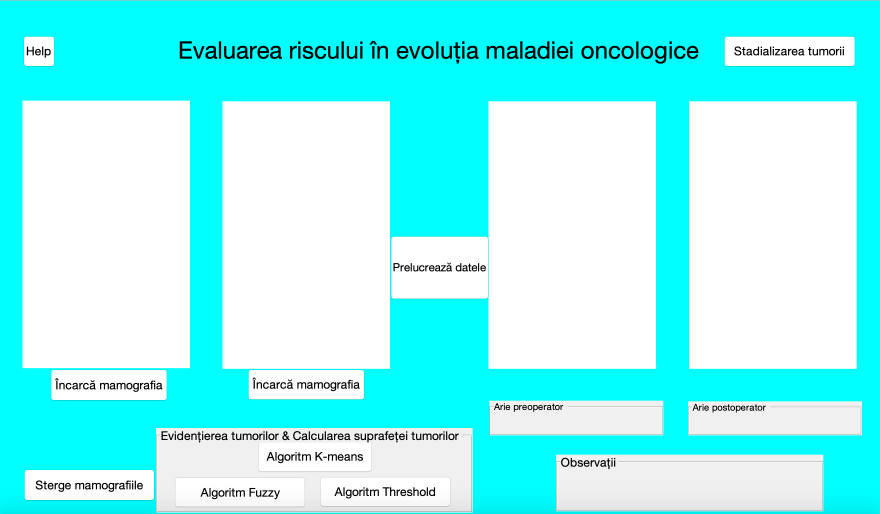
%> input picture 1deschidere.png, 2640 x 1540 px (shown at 1/3 size)
$ octave --eval "result = ariekmeans(imread('../1deschidere.png'));"   (GNU Octave 9; MATLAB toolbox functions it lacks are replaced by stand-ins)
%> lines starting %> are read from the running program, lines starting %| are printed output that depends on the picture; in (x1, y1, x2, y2) boxes, pixels count from 0 and x2, y2 are one past the last pixel; in counts of white or black regions, pixels touching at a corner belong together; the program's own positions count from 1
### Breast Tumor Segmentation/convertBinImage2RGB.m
function [RGB_Image] = convertBinImage2RGB(BinImage)
[fil, col] = size(BinImage);
RGB_Image = zeros(fil,col, 3);
[posX , posY] = find(BinImage==1);
numIter = size(posX,1)*size(posX,2);
for ii = 1 : numIter
      RGB_Image(posX(ii),posY(ii), 1:3) = 255;
end % for
end % function

### Breast Tumor Segmentation/ariekmeans.m
function [var2,tumour_area] = ariekmeans(im)
I=im;
%> I is the input picture: size 1540x2640x3 uint8; mean R, G, B 140, 249.1, 249.1
im=rgb2gray(im);
im=imresize(im,[1080 720]);
%> im: size 1080x720 uint8


inpput_image=im;
org_img=im;

I1=im;
im=im2double(im);
%> im: size 1080x720 double
j=im;
%%
%mask size 5 x 5
N = 5;
%to retain original size of image even after filtering
im_pad = padarray(j,[floor(N/2) floor(N/2)]);
%sort elements in ascending or descending order to get median
%convert each sliding NxN block of A into a column of B, with no zero padding
%NOTE im_col is not a column matrix it is a rearranged matrix with 2D as in im_pad
im_col = im2col(im_pad,[N N],'sliding');
%sorts each column of im_pad in ascending order still retains 2D
sorted_cols = sort(im_col,1);
%finds median and returns a row martix containing medians for all columns of the input
%B(x,y) returns the element in B at location (x,y); if y is not specified
%it returns the element at position x in column 1; : implies all columns
med_vector = sorted_cols(floor(N*N/2)+1,:);
%convert result to matrix form to get the MEDIAN FILTERED image
out1 = col2im(med_vector,[N N],size(im_pad),'sliding');
%%
% Generate Gaussian mask/kernel
sigma = 2; % Define sigma here; small detects fine features
% one method to create a matrix; ind is a row matrix [-2 -1 0 1 2]
ind = -floor(N/2) : floor(N/2);
% ind=exp(ind);
% create X by repeating ind rowwise and Y by repeating ind columnwise
[X Y] = meshgrid(ind, ind);
% implement Gaussian HP filter formula; h is 5x5
h = exp(-(X.^2 + Y.^2) / (2*sigma*sigma));
% GHPF=1-GLPF
h=1-h;

% Convert filter into a column vector
h = h(:);

% Filter our image
I=out1;
% this conversion is needed because inbuilt command requires compatibility with its arguement;
% bsxfun requires both C and h to be of the same datatype double
% (convert to higher datatype to prevent data loss)
I = im2double(I);
I_pad = padarray(I, [floor(N/2) floor(N/2)]);
C = im2col(I_pad, [N N], 'sliding');
% Binary Singleton Expansion Function C = bsxfun(FUNC,A,B) applies the
% element-by-element binary operation specified by the function to A and B
C_filter = sum(bsxfun(@times, C, h), 1);
% rearranges the row vector B into a matrix of size (MM-M+1)-by-(NN-N+1).
% B must be a vector of size 1-by-(MM-M+1)*(NN-N+1).
out2 = col2im(C_filter, [N N], size(I_pad), 'sliding');
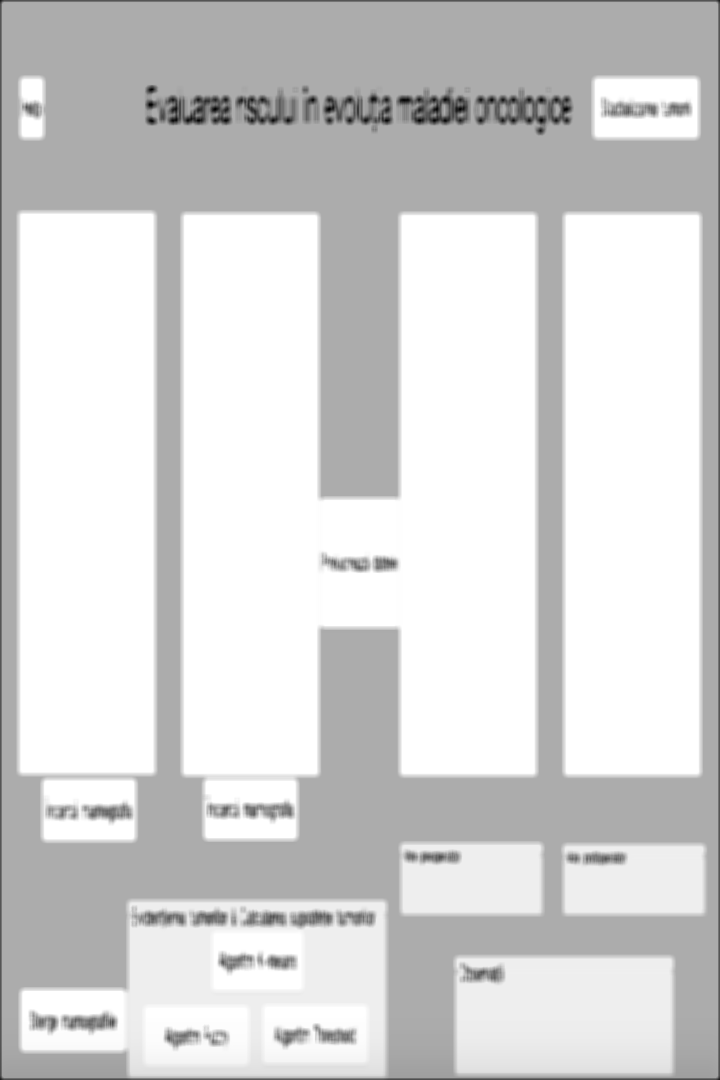
%> out2: size 1080x720 double; min 0.759, max 9.18, mean 7.8; drawn with min black and max white
%%
format long g;
format compact;
fontSize = 24;

%im = dicomread('i9.dcm');
% normalize the dicom image to 0-255 range for fast processing
max_val = max(max(im));
%> max_val = 1
z = max_val/255;
%> z = 0.00392
im = im./z;
% Get the dimensions of the image.
% numberOfColorBands should be = 1.
[rows, columns, numberOfColorBands] = size(im);
%> rows = 1080; columns = 720; numberOfColorBands = 1

% Display the original gray scale image.
% Crop image to get rid of light box surrounding the image
im = im(3:end-3, 4:end-4);
%> im: size 1075x713 double
% Threshold to create a binary image
binaryImage = im > 20;
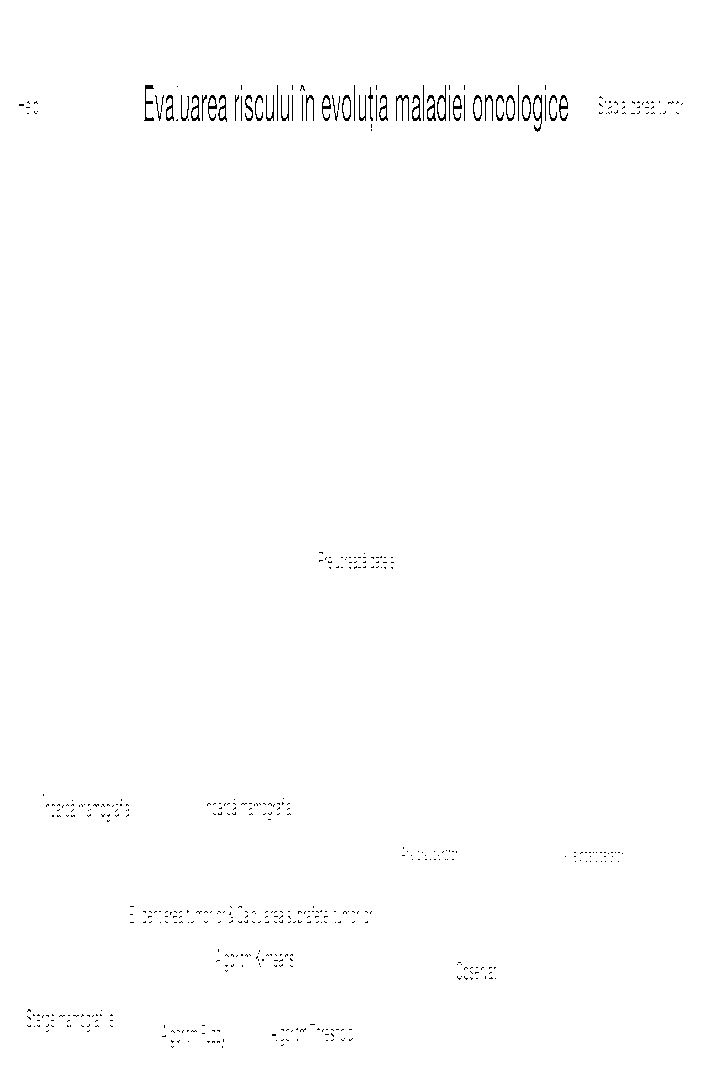
%> binaryImage: size 1075x713 logical; 99.4% white; black in thin lines or dots, all inside (x1, y1, x2, y2) = (19, 85, 683, 1048)
% Get rid of small specks of noise
binaryImage = bwareaopen(binaryImage, 10);
% Display the original gray scale image.
% Seal off the bottom of the head - make the last row white.
binaryImage(end,:) = true;
% Fill the image
binaryImage = imfill(binaryImage, 'holes');
%> binaryImage: size 1075x713 logical; every value is 1
% Erode away 15 layers of pixels.
se = strel('disk', 15, 0);
binaryImage = imerode(binaryImage, se);
% Mask the gray image
finalImage = im; % Initialize.
finalImage(~binaryImage) = 0;
%%
%//K MEANS ALGORITHM
%out2 is double with max value 0.03... out3 is double with max value 255
%so to calculate histogram more accurately in a time efficient manner we
%convert to uint8 with gray level range 0-255
out2=finalImage;

max_val=max(max(out2));
%> max_val = 255
out3=out2.*(255/max_val);
im1=uint8(out3);

%choose k according to the number of clusters desired in the output image
k=4;

%histogram calculation
%y axis giving number of pixels of a given gray level(x axis value)
img_hist = zeros(256,1);
%gray level value along the x axis
hist_value = zeros(256,1);

%initialize histogram y axis: total no. of pixels for each gray level
for i=1:256
    img_hist(i)=sum(sum(im1==(i-1)));
    %== performs element by element comparison for equality and returns a
    %vector with same dimensions as the matrices being compared with 1 in
    %place of elements for which the inequality is true and 0 for false
end
%> after the loop, img_hist = 256 values, max 339679 at index 256, min 38 at index 203, mean 2994
%initialize histogram x axis gray levels 0....255
for i=1:256
    hist_value(i)=i-1;
end

%cluster initialization
%column matrix to hold the centroids - averege intensity value
cluster = zeros(k,1);
%column matrix to store number of pixels in each cluster
cluster_count = zeros(k,1);
%select random initial seeds or centroids for the k clusters
for i=1:k
    cluster(i)=uint8(rand*205);
end
%cluster(i)=randi(255);

%to store the immediately previous centroids so as to check
old = zeros(k,1);

%termination condition
%terminate when the error percentage is within acceptable limits
%i.e. when the sum of differences of two successive iterations is <=k
%k=number of clusters/number of intensity levels in final image
%keep iterating till value obtained from 2 successive iterations is almost
%the same
while (sum(sum(abs(old-cluster))) >k)
    old = cluster;
    %matrix to hold the k-value of the cluster which is closest in
    %intensity to the gray value indicated by (index -1)
    closest_cluster = zeros(256,1);
    %subtracts the constant value cluster(1) from all elements of
    %hist_value which represents (x axis)gray levels from 0 to 255
    %min_distance is a vector that store the intensity difference
    %initialize
    min_distance = abs(hist_value-cluster(1));

    %calculate the minimum distance to a cluster
    %overall (from any cluster) minimum intensity difference matrix
    for i=2:k
        min_distance =min(min_distance,  abs(hist_value-cluster(i)));
    end

    %calculate the closest cluster by comparing to check if that is the
    %minimum among all clusters
    %closest_cluster is a column matrix whose entries are the cluster
    %numbers (k) and indices point to the intensity values that are to
    %belong to that cluster
    %find array elements that meet a certain condition and replace with
    %value specified on RHS

    %fill closest_cluster matrix with the k value of the cluster
    %closest in intensity to a given gray level
    for i=1:k
        closest_cluster(min_distance==(abs(hist_value-cluster(i)))) = i;
    end

    %calculate the cluster count
    %calculate the number of pixels belonging to each cluster

    %closest_cluster contains 1...20 as array elements indicating the
    %clusters to which the gray levels represented by their indices belong
    %img_hist contain the number of pixels of a particular gray level
    %find an element in the matrix equal to the constant i
    for i=1:k
        cluster_count(i) = sum(img_hist .*(closest_cluster==i));
    end

    %calculate the new pixel intensity centroids for all clusters
    for i=1:k
        if (cluster_count(i) == 0)
            %cluster has no pixels at all
            cluster(i) = uint8(rand*255);
        else
            %closest_cluster gives the gray level values belonging to a
            %given cluster i
            cluster(i) = uint8(sum(img_hist(closest_cluster==i).*hist_value(closest_cluster==i))/cluster_count(i));
            %mean intensity or gray level = sum(xn1*yn2)/(n1+n2)
        end
    end

end
%> this loop made 4 passes
%> old on passes 2 to 4: [220; 146; 95; 24], [251; 178; 89; 19], [252; 179; 93; 17]
%> after the loop, closest_cluster = 256 values, max 4 at index 1, min 1 at index 217, mean 2.6; cluster = [252; 179; 95; 17]; cluster_count = [423331; 329402; 6551; 7191]
%output matrix of the same size as input image initialized to zeroes
imresult=uint8(zeros(size(im1)));
%cluster matrix has pixel intensity centroids
%closest_cluster contains the k-value of the cluster 1,2...20
%after this operation imresult holds intensity centroid values
%example: all 0s in the image will be replaced by the intensity centroid
%value of the cluster to which it(gray level 0) belongs to
%each gray level value of the input image is replaced by the intensity
%centroid of the cluster to which it belongs, in the output image
for i=1:256
    imresult(im1==(i-1))=cluster(closest_cluster(i));
end

%%
% obtaining ROI and NROI
im_bin=im2bw(imresult);
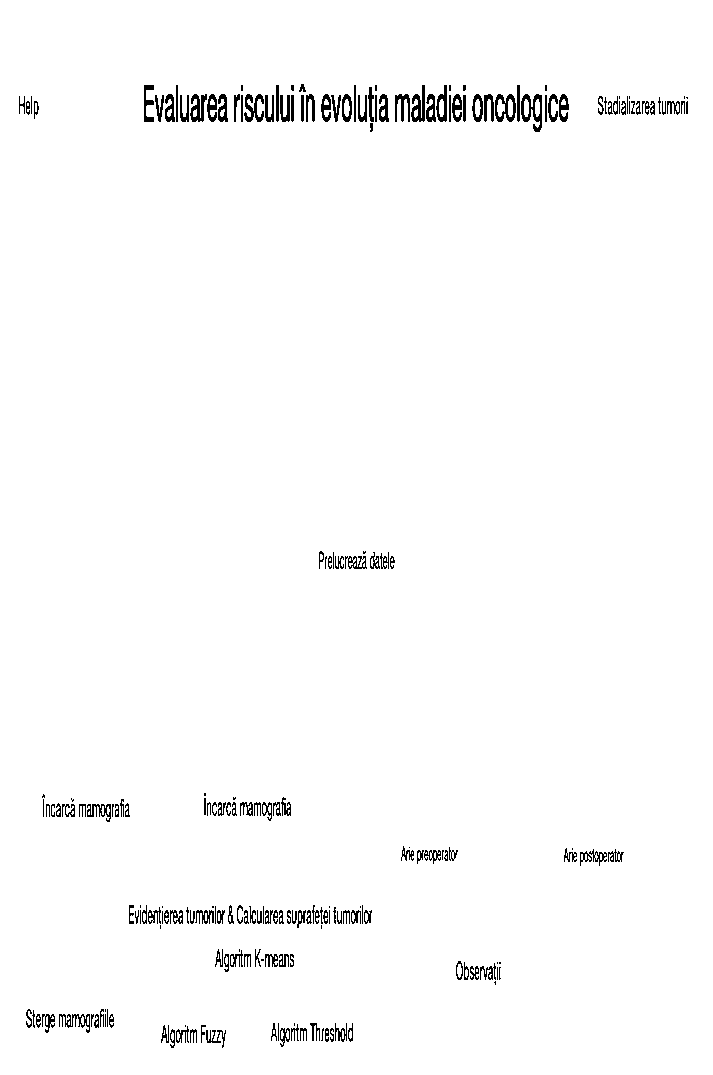
%> im_bin: size 1075x713 logical; 98.2% white; black in thin lines or dots, all inside (x1, y1, x2, y2) = (19, 84, 688, 1048)
[r,c]=find(im_bin==1);
%> r = 752733 values from 1 to 1075; c = 752733 values from 1 to 713
rc=[r c];
simg=im;

im=im2uint8(im);
%> im: size 1075x713 uint8; 99.6% white; black in thin lines or dots, all inside (x1, y1, x2, y2) = (20, 85, 679, 1047)
max_val = max(max(simg));
z = max_val/255;
%> z = 1
simg = simg./z;
simg=uint8(simg);
orgimg=simg;

for j=1:(numel(rc)/2)
    simg(r(j),c(j))=0;
end
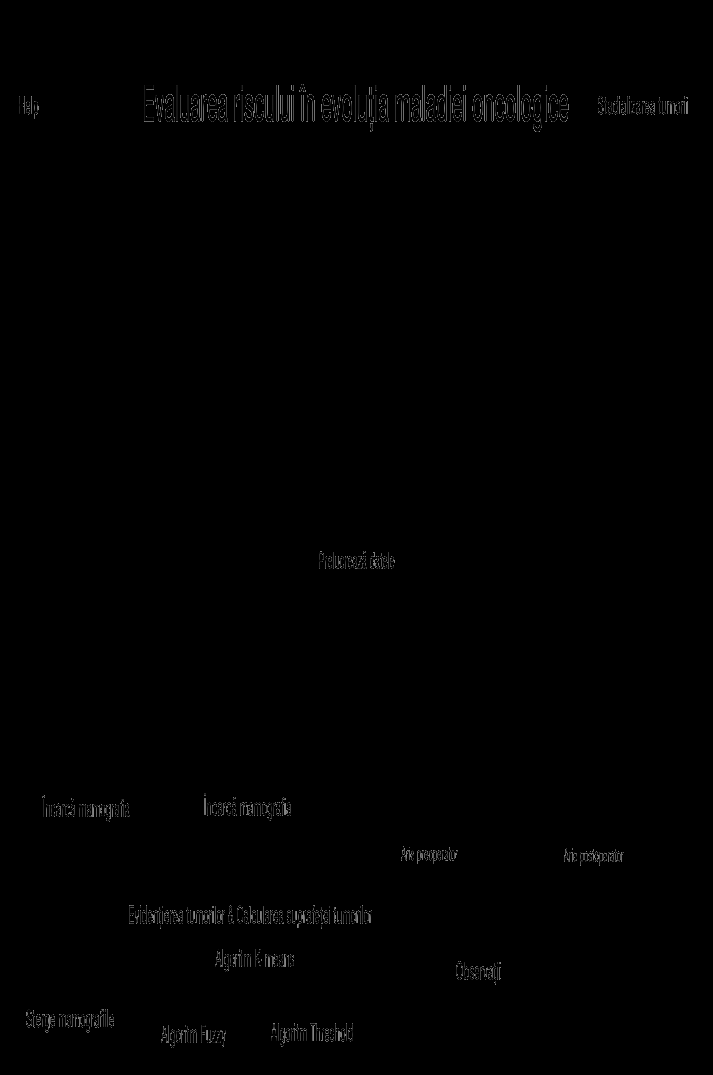
%> simg: size 1075x713 uint8; min 0, max 136, mean 1
nroi_image=simg;
logimg=imsubtract(orgimg,simg);
roi_image=logimg;
%%
%area calculation
[h,v]=size(im_bin);
%> h = 1075; v = 713
number_pixel=(sum(sum(im_bin)));
%> number_pixel = 752733
tumour_area=sqrt(number_pixel)*0.264;
%> tumour_area = 229

%%
%subjective analysis
var1 = edge(im_bin,'canny');
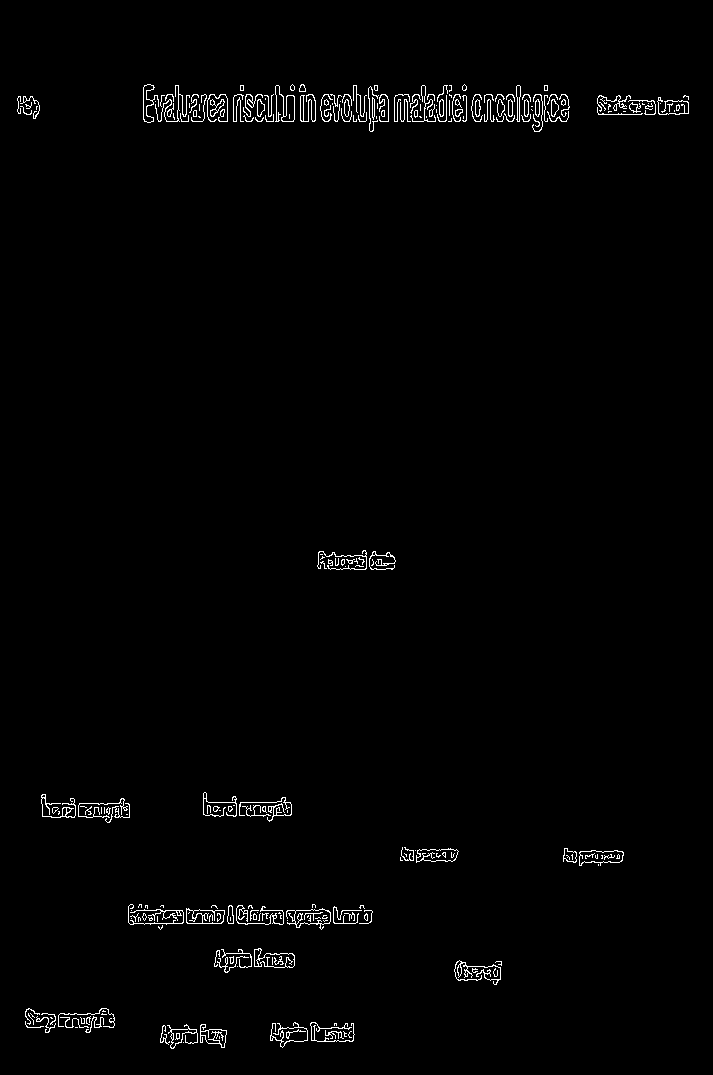
%> var1: size 1075x713 logical; 1.3% white in thin lines or dots, all inside (x1, y1, x2, y2) = (17, 84, 689, 1049)
[rgb]=convertBinImage2RGB(var1);
%> in convertBinImage2RGB, `[posX , posY] = find(BinImage==1);`: posX = 9870 values from 85 to 1049; posY = 9870 values from 18 to 689
%> in convertBinImage2RGB, `numIter = size(posX,1)*size(posX,2);`: numIter = 9870
img=rgb;
img=uint8(img);
R       = img(:, :, 1);
G       = img(:, :, 2);
B       = img(:, :, 3);
isWhite = R == 255 & B == 255 & G == 255;
G(isWhite) = 0;
%> G: size 1075x713 uint8; every value is 0
B(isWhite) = 0;
newImg  = cat(3, R, G, B);

var2 = imfuse(org_img,newImg,'blend');
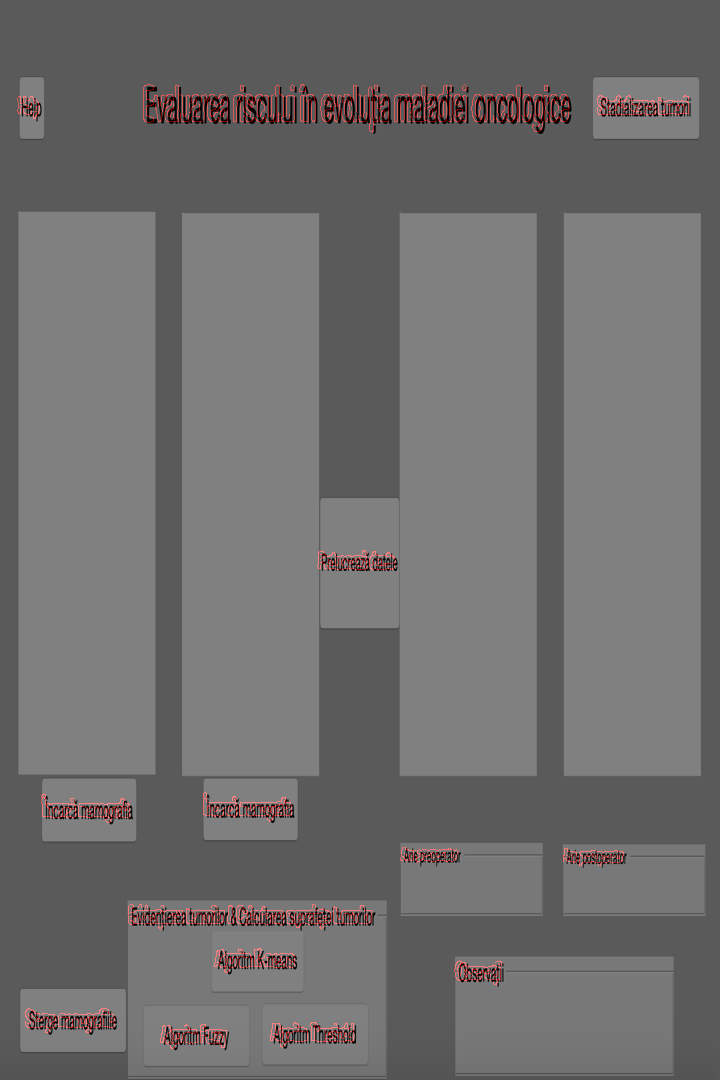
%> var2: size 1080x720x3 uint8; mean R, G, B 110.3, 108.7, 108.7
fuse_image=var2;
end
